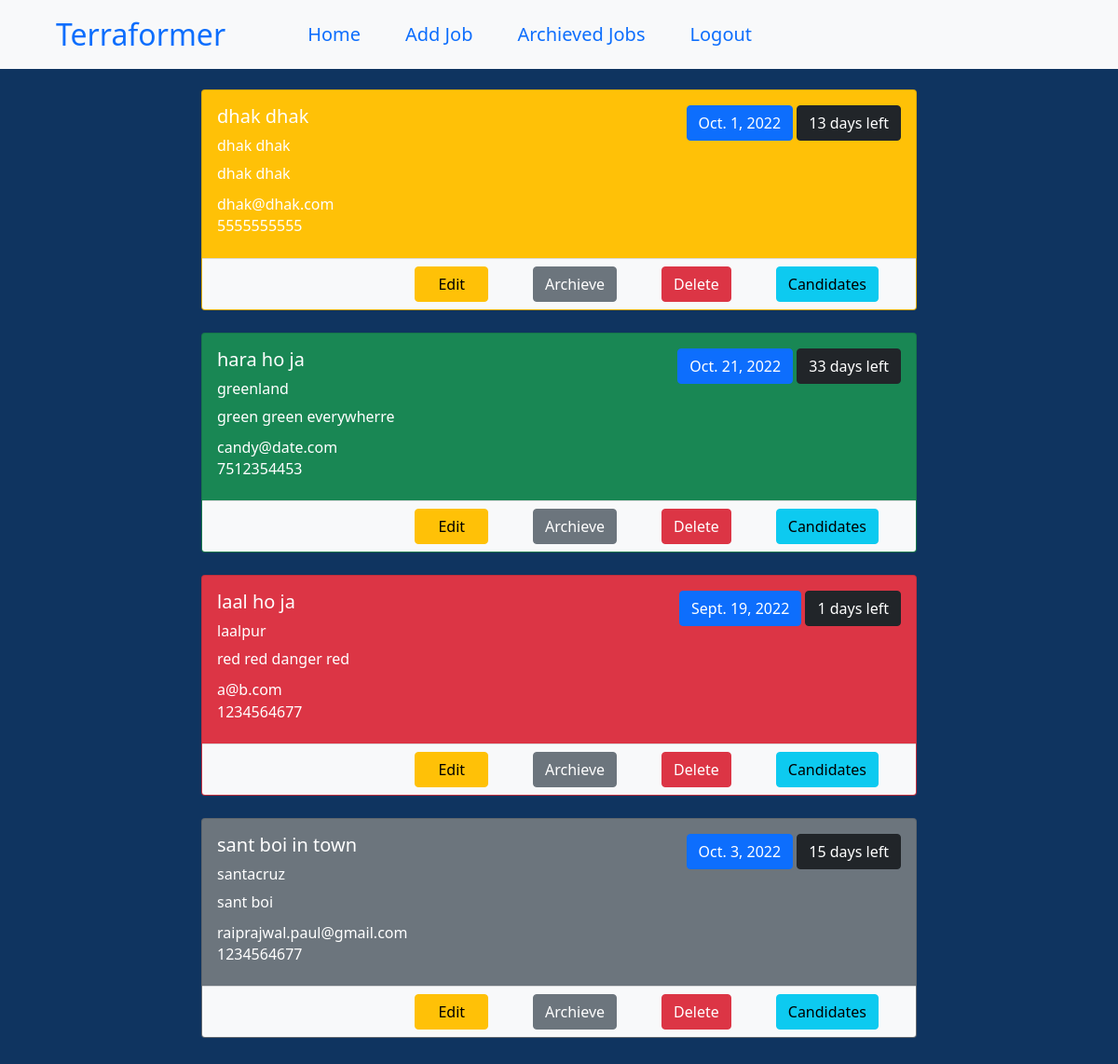
Screenshot of /dashboard/1 (signed in) with the database file from the repository.
### board/models.py (models this page shows)
class Job(models.Model):
    title = models.CharField(max_length=250)
    description = models.TextField(max_length=500)
    location = models.CharField(max_length=250)
    deadline = models.DateField()
    mobile = models.CharField(max_length=10)
    email = models.EmailField()
    is_archieved = models.BooleanField(default=False)
    people = models.ManyToManyField(get_user_model())
    @property
    def days_left(self):
        return self.deadline - date.today()
    @property
    def bg_class(self):
        if self.days_left > timedelta(days=21):
            return "success"
        elif self.days_left < timedelta(days=3):
            return "danger"
        elif self.days_left < timedelta(days=14):
            return "warning"
        else:
            return "secondary"

### board/views.py (the view)
# urls.py: path('dashboard/<int:id>', views.dashboard, name='dashboard'),
def dashboard(req, id):
    if id==1:
        user_group = Group.objects.get(name = 'Terraformers')
        category = 'Terraformer'
    else:
        user_group = Group.objects.get(name = 'Applicants')
        category = 'Applicant'
    if req.user.is_authenticated and user_group == req.user.groups.all()[0]:
        jobs = Job.objects.all()
        return render(req, "dashboard.html", {'category': category, 'group': id, 'jobs': jobs})
    else:
        messages.warning(req, "You are not authorized to access this group.")
        return HttpResponseRedirect('/')

### board/templates/dashboard.html (shortened to what this page needs)
{% extends 'base.html' %}
{% load static %}
{% block content %}
<div>
  <nav class="fixed-top navbar navbar-expand-lg bg-light px-5 py-2">
    <div class="container-fluid">
      <a class="navbar-brand fs-2" href="{% url 'home' %}">{{category}}</a>
      <div class="collapse navbar-collapse mx-5 fs-5" id="navbarNavAltMarkup">
        <div class="navbar-nav">
          <a class="mx-3 nav-link" aria-current="page" href="{%url 'home' %}">Home</a>
          {% if category == "Terraformer" %}
          <a class="mx-3 nav-link" aria-current="page" href="{%url 'add_job' group %}">Add Job</a>
          <a class="mx-3 nav-link" aria-current="page" href="{%url 'archieved_jobs' group %}">Archieved Jobs</a>
          {% endif %}
          <a class="mx-3 nav-link" href="{%url 'logout' %}">Logout</a>
        </div>
      </div>
    </div>
  </nav>
  <div class = "mt-5">
  <div class = "my-5">
    {% for job in jobs %}
    {% if not job.is_archieved %}
    <div class="card my-4 bg-{{job.bg_class}} text-white" style="width: 48rem;">
      <div class="card-body">
        <div class="d-flex justify-content-between">
          <div><h5 class="card-title">{{job.title}}</h5></div>
          <div>
            <button type="button" class="btn btn-primary">{{job.deadline}}</button>
            <button type="button" class="btn btn-dark">{{job.days_left.days}} days left</button>
          </div>
        </div>
        <h6 class="card-subtitle mb-2">{{job.location}}</h6>
        <p class="card-text">{{job.description}}</p>
        <h6 class="card-subtitle mb-2">{{job.email}}</h6>
        <h6 class="card-subtitle mb-2">{{job.mobile}}</h6>
      </div>
      <div class="card-footer d-flex justify-content-end bg-light">
          {% if category == "Terraformer" %}
            <a href="{% url 'edit_job' group job.id %}" class="btn btn-warning mx-4 px-4">Edit</a>
            <a href="{% url 'archieve_job' group job.id %}" class="btn btn-secondary mx-4 ">Archieve</a>
            <a href="{% url 'delete_job' group job.id %}" class="btn btn-danger mx-4">Delete</a>
            <a href="{% url 'candidates' group job.id %}" class="btn btn-info mx-4">Candidates</a>
          {% endif %}
      </div>
    </div>
    {% endif %}
    {% endfor %}
  </div>
  </div>
</div>
{% endblock content %}

### board/templates/base.html (shortened to what this page needs)
<!DOCTYPE html>
{% load static %}
<html lang="en">
<head>
    <link rel="stylesheet" href=" {% static 'css/bootstrap.css' %} ">
    <link rel="stylesheet" href=" {% static 'css/core.css' %} " >
</head>
<body class="main_bg">
    <div class="container mt-5 main_bg">
        {% block content %}{% endblock content %}
    </div>
</body>
</html>

### board/static/css/core.css (style rules this page uses)
.main_bg { background: #0F3460; display: flex; justify-content: center; align-items: center; }

### rows the page displays
Job: title "dhak dhak", deadline "Oct. 1, 2022", days_left.days "13", location "dhak dhak", description "dhak dhak", email "dhak@dhak.com", mobile "5555555555"
Job: title "hara ho ja", deadline "Oct. 21, 2022", days_left.days "33", location "greenland", description "green green everywherre", email "candy@date.com", mobile "7512354453"
Job: title "laal ho ja", deadline "Sept. 19, 2022", days_left.days "1", location "laalpur", description "red red danger red", email "a@b.com", mobile "1234564677"
Job: title "sant boi in town", deadline "Oct. 3, 2022", days_left.days "15", location "santacruz", description "sant boi", email "raiprajwal.paul@gmail.com", mobile "1234564677"

### other values shown
{{ category }} "Terraformer"
